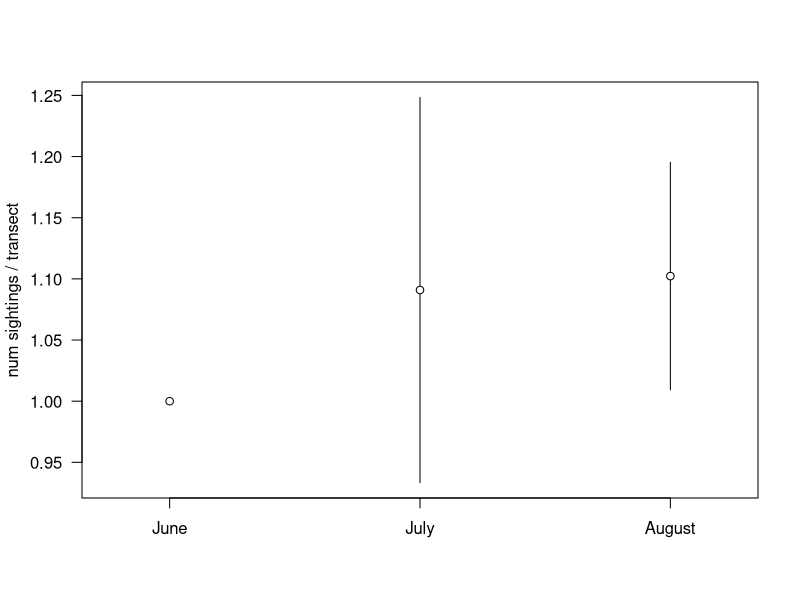

Write the R code that produced this figure.
# simulate some data
set.seed(10)
n <- 100
month <- sample(c(6, 7, 8), n, replace = TRUE)
year <- sample(c(2016, 2017, 2018), n, replace = TRUE)
transect_id <- cumsum(sample(c(1, 0), n, replace = TRUE)) + 1

dat <- data.frame(transect_id, month, year)

# so if each row is a sighting

# count up the number of sightings in each month-year
num_sightings <- aggregate(transect_id ~ month + year, dat, length)

# count up the number of transects in each month-year
num_transects <- aggregate(transect_id ~ month + year, dat, function(x) length(unique(x)))

# make a new data frame with the new variables combined
dat_yearmonth <- data.frame(month = num_sightings$month, year = num_sightings$year, numsight = num_sightings$transect_id, numtrans = num_transects$transect_id)

# calculate your sighting per transect rate
dat_yearmonth$numsight_per_transect <- dat_yearmonth$numsight / dat_yearmonth$numtrans

# calculate per month mean
dat_month <- aggregate(numsight_per_transect ~ month, dat_yearmonth, mean)

# calculate per month sd
dat_month$sd <- aggregate(numsight_per_transect ~ month, dat_yearmonth, sd)[, 2]

# calculate the tops and bottoms of the error bars
dat_month$top <- dat_month$numsight_per_transect + dat_month$sd
dat_month$bot <- dat_month$numsight_per_transect - dat_month$sd

# make a blank plot first big enough to hold everything including the error bars
plot(
	rep(dat_month$month, 2), c(dat_month$top, dat_month$bot), # x and the extreme ys
	las = 1, # make the numbers on the y axis go the right way
	type = 'n', # don't plot anything
	xlab = "", # no xlabel because it will be self explanatory
	ylab = "num sightings / transect",
	xaxt = 'n', # skip the xaxis we'll draw it ourselves
	xlim = c(5.75, 8.25) # just some padding on the edges
)

# add in the error bars first
segments(dat_month$month, dat_month$bot, dat_month$month, dat_month$top)

# add in mean points next using an opaque marker
points(
	dat_month$month, dat_month$numsight_per_transect, # x, y
	pch = 21, # opaque marker
	bg = "white" # fill of the marker
)

# add in the xaxis
axis(1, at = c(6, 7, 8), lab = c("June", "July", "August"))
